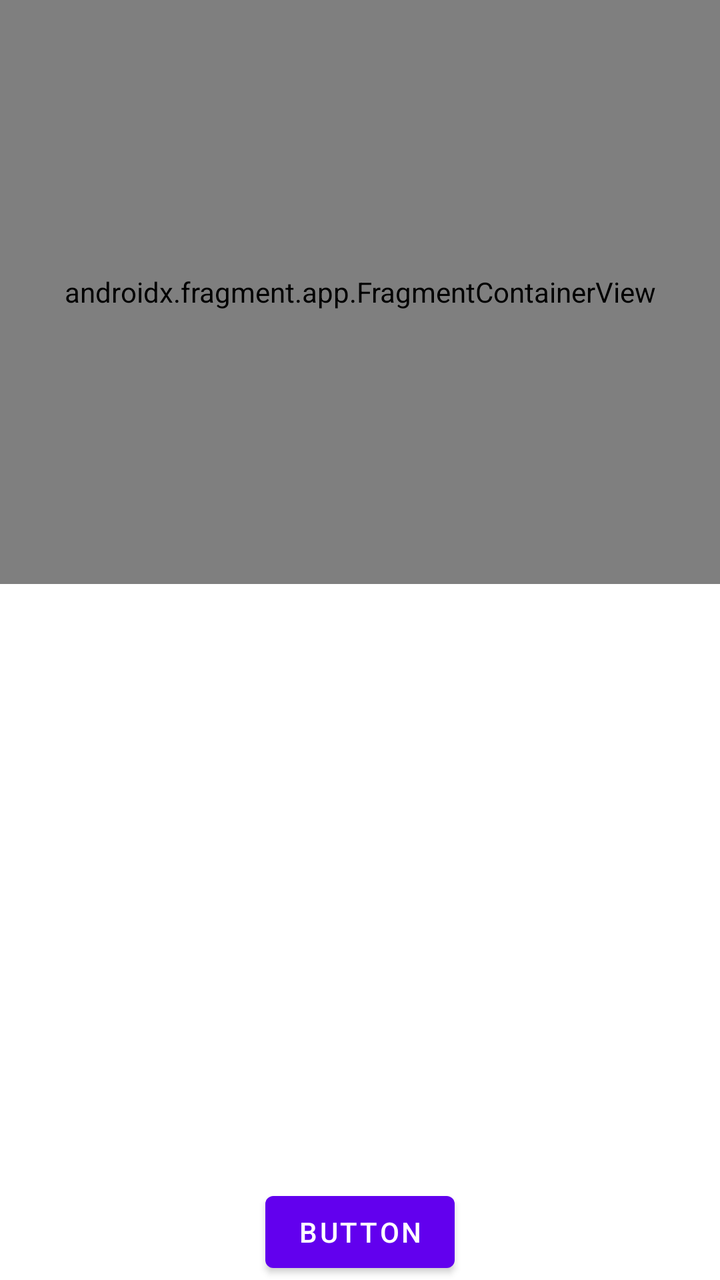
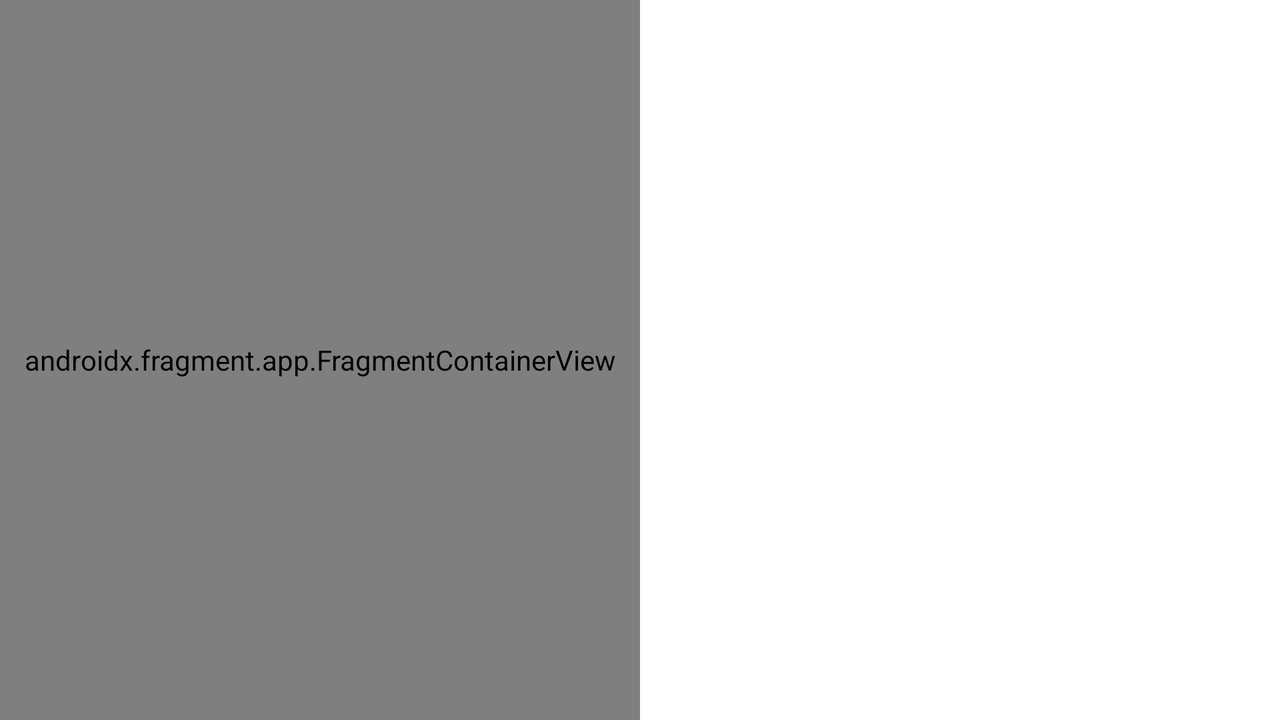

Two renders of one Android screen. The first uses the default layout on a phone; the second uses the alternative layout the repository ships for a different screen configuration, on a matching device. The two XML files are below.
<!-- AndroidManifest.xml: application theme Theme.FragmentsUsingLandscape -->
<!-- res/layout/activity_main.xml -->
<?xml version="1.0" encoding="utf-8"?>
<androidx.constraintlayout.widget.ConstraintLayout xmlns:android="http://schemas.android.com/apk/res/android"
    xmlns:app="http://schemas.android.com/apk/res-auto"
    xmlns:tools="http://schemas.android.com/tools"
    android:layout_width="match_parent"
    android:layout_height="match_parent"
    tools:context=".MainActivity">


    <Button
        android:id="@+id/button"
        android:layout_width="wrap_content"
        android:layout_height="wrap_content"
        android:text="Button"
        app:layout_constraintBottom_toBottomOf="parent"
        app:layout_constraintEnd_toEndOf="parent"
        app:layout_constraintStart_toStartOf="parent" />

    <androidx.fragment.app.FragmentContainerView
        android:id="@+id/fragmentContainerView"
        android:name="com.example.android.fragmentsusinglandscape.DetailFragment"
        android:layout_width="0dp"
        android:layout_height="0dp"
        app:layout_constraintBottom_toTopOf="@+id/fragmentContainerViewM"
        app:layout_constraintEnd_toEndOf="parent"
        app:layout_constraintStart_toStartOf="parent"
        app:layout_constraintTop_toTopOf="parent"
        tools:layout="@layout/fragment_detail" />

    <androidx.fragment.app.FragmentContainerView
        android:id="@+id/fragmentContainerViewM"
        android:layout_width="0dp"
        android:layout_height="300dp"
        app:layout_constraintBottom_toTopOf="@+id/button"
        app:layout_constraintEnd_toEndOf="parent"
        app:layout_constraintHorizontal_bias="1.0"
        app:layout_constraintStart_toStartOf="parent"
        tools:layout="@layout/fragment_out_put" />


</androidx.constraintlayout.widget.ConstraintLayout>
<!-- res/layout/fragment_detail.xml (included above) -->
<?xml version="1.0" encoding="utf-8"?>
<androidx.constraintlayout.widget.ConstraintLayout xmlns:android="http://schemas.android.com/apk/res/android"
    xmlns:app="http://schemas.android.com/apk/res-auto"
    xmlns:tools="http://schemas.android.com/tools"
    android:layout_width="match_parent"
    android:layout_height="match_parent"
    tools:context=".DetailFragment">

    <EditText
        android:id="@+id/fNameEt"
        android:layout_width="wrap_content"
        android:layout_height="wrap_content"
        android:ems="10"
        android:inputType="textPersonName"
        android:text="First Name"
        app:layout_constraintBottom_toTopOf="@+id/lNameEt"
        app:layout_constraintEnd_toEndOf="parent"
        app:layout_constraintStart_toStartOf="parent"
        app:layout_constraintTop_toTopOf="parent"
        app:layout_constraintVertical_bias="0.29000002"
        app:layout_constraintVertical_chainStyle="packed" />

    <EditText
        android:id="@+id/ageEt"
        android:layout_width="wrap_content"
        android:layout_height="wrap_content"
        android:layout_marginTop="8dp"
        android:ems="10"
        android:inputType="numberSigned|number|textPersonName|numberDecimal"
        android:phoneNumber="true"
        android:text="Age"
        app:layout_constraintBottom_toBottomOf="parent"
        app:layout_constraintEnd_toEndOf="@+id/lNameEt"
        app:layout_constraintStart_toStartOf="@+id/lNameEt"
        app:layout_constraintTop_toBottomOf="@+id/lNameEt" />

    <EditText
        android:id="@+id/lNameEt"
        android:layout_width="wrap_content"
        android:layout_height="wrap_content"
        android:layout_marginTop="8dp"
        android:ems="10"
        android:inputType="textPersonName"
        android:text="Last Name"
        app:layout_constraintBottom_toTopOf="@+id/ageEt"
        app:layout_constraintEnd_toEndOf="@+id/fNameEt"
        app:layout_constraintStart_toStartOf="@+id/fNameEt"
        app:layout_constraintTop_toBottomOf="@+id/fNameEt" />

    <Button
        android:id="@+id/btnAdd"
        android:layout_width="wrap_content"
        android:layout_height="wrap_content"
        android:layout_marginTop="44dp"
        android:text="Save"
        app:layout_constraintEnd_toEndOf="parent"
        app:layout_constraintHorizontal_bias="0.591"
        app:layout_constraintStart_toStartOf="parent"
        app:layout_constraintTop_toBottomOf="@+id/ageEt" />


</androidx.constraintlayout.widget.ConstraintLayout>
<!-- res/layout/fragment_out_put.xml (included above) -->
<?xml version="1.0" encoding="utf-8"?>
<FrameLayout xmlns:android="http://schemas.android.com/apk/res/android"
    xmlns:tools="http://schemas.android.com/tools"
    android:layout_width="match_parent"
    android:layout_height="match_parent"
    tools:context=".OutPutFragment">

    
    <TextView
        android:id="@+id/textView11"
        android:layout_width="match_parent"
        android:layout_height="match_parent"
        android:text="@string/hello_blank_fragment" />

</FrameLayout>
<!-- resources referenced by this layout -->
<resources>
  <string name="hello_blank_fragment">Hello blank fragment</string>
  <style name="Theme.FragmentsUsingLandscape" parent="Theme.MaterialComponents.DayNight.DarkActionBar">
          
          <item name="colorPrimary">@color/purple_500</item>
          <item name="colorPrimaryVariant">@color/purple_700</item>
          <item name="colorOnPrimary">@color/white</item>
          
          <item name="colorSecondary">@color/teal_200</item>
          <item name="colorSecondaryVariant">@color/teal_700</item>
          <item name="colorOnSecondary">@color/black</item>
          
          <item name="android:statusBarColor" tools:targetApi="l">?attr/colorPrimaryVariant</item>
          
      </style>
</resources>
<!-- res/layout-w620dp/activity_main.xml (the repository's variant of the layout above) -->
<!-- drawn on the phone turned sideways -->
<?xml version="1.0" encoding="utf-8"?>
<LinearLayout xmlns:android="http://schemas.android.com/apk/res/android"
    xmlns:tools="http://schemas.android.com/tools"
    android:layout_width="match_parent"
    android:layout_height="match_parent"
    android:orientation="horizontal"
    android:id="@+id/root"
    tools:context=".MainActivity">


    <androidx.fragment.app.FragmentContainerView
        android:id="@+id/fragmentContainerView"
        android:name="com.example.android.fragmentsusinglandscape.MainFragment"
        android:layout_width="0dp"
        android:layout_height="match_parent"
        tools:layout = "@layout/fragment_main"
        android:layout_weight="1" />

    <FrameLayout
        android:id="@+id/fragmentContainerView2"
        android:layout_width="0dp"
        android:layout_height="match_parent"
        android:layout_weight="1" />
</LinearLayout>
<!-- res/layout/fragment_main.xml (included above) -->
<?xml version="1.0" encoding="utf-8"?>
<androidx.coordinatorlayout.widget.CoordinatorLayout xmlns:android="http://schemas.android.com/apk/res/android"
    xmlns:app="http://schemas.android.com/apk/res-auto"
    xmlns:tools="http://schemas.android.com/tools"
    android:layout_width="match_parent"
    android:layout_height="match_parent"
    tools:context=".MainFragment">

    <TextView
        android:id="@+id/textView"
        android:layout_width="wrap_content"
        android:layout_height="wrap_content"
        android:layout_gravity="center"
        android:text="TextView"
        app:layout_constraintBottom_toBottomOf="parent"
        app:layout_constraintEnd_toEndOf="parent"
        app:layout_constraintStart_toStartOf="parent"
        app:layout_constraintTop_toTopOf="parent" />

    <com.google.android.material.floatingactionbutton.FloatingActionButton
        android:id="@+id/floatingActionButton"
        android:layout_width="wrap_content"
        android:layout_height="wrap_content"
        android:layout_gravity="bottom|end"
        android:layout_margin="8dp"
        android:clickable="true"
        android:contentDescription="@string/app_name"
        android:src="@android:drawable/btn_star_big_on" />


</androidx.coordinatorlayout.widget.CoordinatorLayout>
<!-- resources referenced by the variant -->
<!-- as the phone turned sideways resolves them -->
<resources>
  <string name="app_name">fragments using landscape</string>
  <style name="Theme.FragmentsUsingLandscape" parent="Theme.MaterialComponents.DayNight.DarkActionBar">
          
          <item name="colorPrimary">@color/purple_500</item>
          <item name="colorPrimaryVariant">@color/purple_700</item>
          <item name="colorOnPrimary">@color/white</item>
          
          <item name="colorSecondary">@color/teal_200</item>
          <item name="colorSecondaryVariant">@color/teal_700</item>
          <item name="colorOnSecondary">@color/black</item>
          
          <item name="android:statusBarColor" tools:targetApi="l">?attr/colorPrimaryVariant</item>
          
      </style>
</resources>
